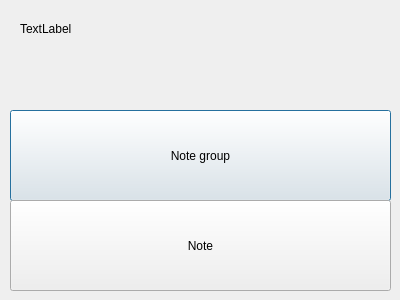
<?xml version="1.0" encoding="UTF-8"?>
<ui version="4.0">
 <class>OptionsDialogCreate</class>
 <widget class="QDialog" name="OptionsDialogCreate">
  <property name="geometry">
   <rect>
    <x>0</x>
    <y>0</y>
    <width>400</width>
    <height>300</height>
   </rect>
  </property>
  <property name="windowTitle">
   <string>Dialog</string>
  </property>
  <widget class="QWidget" name="DialogWidget" native="true">
   <property name="geometry">
    <rect>
     <x>0</x>
     <y>0</y>
     <width>401</width>
     <height>301</height>
    </rect>
   </property>
   <widget class="QWidget" name="TitleWidget" native="true">
    <property name="geometry">
     <rect>
      <x>10</x>
      <y>10</y>
      <width>381</width>
      <height>41</height>
     </rect>
    </property>
    <widget class="QLabel" name="HeadlineLabel">
     <property name="geometry">
      <rect>
       <x>10</x>
       <y>10</y>
       <width>67</width>
       <height>17</height>
      </rect>
     </property>
     <property name="text">
      <string>TextLabel</string>
     </property>
    </widget>
   </widget>
   <widget class="QWidget" name="widget" native="true">
    <property name="geometry">
     <rect>
      <x>10</x>
      <y>110</y>
      <width>381</width>
      <height>181</height>
     </rect>
    </property>
    <widget class="QPushButton" name="CreateNoteGroupButton">
     <property name="geometry">
      <rect>
       <x>0</x>
       <y>0</y>
       <width>381</width>
       <height>91</height>
      </rect>
     </property>
     <property name="text">
      <string>Note group</string>
     </property>
    </widget>
    <widget class="QPushButton" name="CreateNoteButton">
     <property name="geometry">
      <rect>
       <x>0</x>
       <y>90</y>
       <width>381</width>
       <height>91</height>
      </rect>
     </property>
     <property name="text">
      <string>Note</string>
     </property>
    </widget>
   </widget>
  </widget>
 </widget>
 <resources/>
 <connections/>
</ui>
